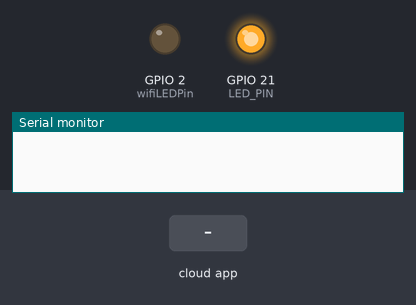
A program run on a simulated ESP32. Shown: output pins drawn as LEDs (lit = HIGH), the last lines printed to the serial monitor. Inputs (shaded band) come from the test bench. WiFi joins after 1.5 s; servers stay silent unless stated.

Above: at 2.7 s.
2.8 s: the phone or cloud app sets switch1 to 1
At 4.2 s:
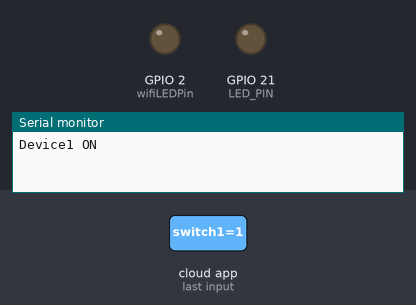
4.5 s: the phone or cloud app sets switch1 to 0
At 5.4 s:
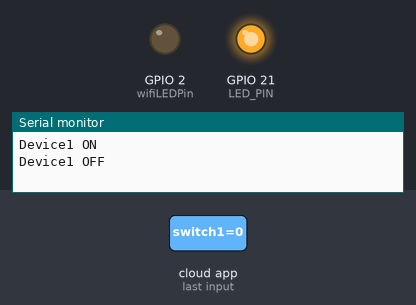
Timing chart, 0 to 7.5 s (numbered marks = the images above; inputs shaded):
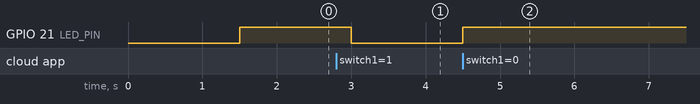

Measured:
- after the input at 2.8 s, GPIO 21 (LED_PIN): HIGH → LOW after 0.20 s
- after the input at 4.5 s, GPIO 21 (LED_PIN): LOW → HIGH at once

The program:

main.cpp
```cpp
#include <Arduino.h>
// #include <M5StickC.h>
#include <WiFi.h>
#include <ArduinoIoTCloud.h>
#include <Arduino_ConnectionHandler.h>

const char THING_ID[]           = ""; //Enter THING ID
const char DEVICE_LOGIN_NAME[]  = ""; //Enter DEVICE ID

const char SSID[]               = "";    //Enter WiFi SSID (name)
const char PASS[]               = "";    //Enter WiFi password
const char DEVICE_KEY[]         = "";    //Enter Secret device password (Secret Key)

#define LED_PIN 21 //Positive pin of LED in 3v3, negative pin of LED in 21

#define wifiLEDPin 2 //Red LED on when WiFi connected

void onSwitch1Change();

int toggleState_1 = 0;

CloudSwitch switch1;

void initProperties(){

  ArduinoCloud.setBoardId(DEVICE_LOGIN_NAME);
  ArduinoCloud.setSecretDeviceKey(DEVICE_KEY);
  ArduinoCloud.setThingId(THING_ID);
  ArduinoCloud.addProperty(switch1, READWRITE, ON_CHANGE, onSwitch1Change);
}

WiFiConnectionHandler ArduinoIoTPreferredConnection(SSID, PASS);

void relayOnOff(int relay) {

  switch (relay) {
    case 1:
      if (toggleState_1 == 0) {
        digitalWrite(LED_PIN, LOW); // turn on relay 1
        toggleState_1 = 1;
        Serial.println("Device1 ON");
      }
      else {
        digitalWrite(LED_PIN, HIGH); // turn off relay 1
        toggleState_1 = 0;
        Serial.println("Device1 OFF");
      }
      delay(100);
      break;
  }
}

void doThisOnConnect(){
  /* add your custom code here */
  Serial.println("Board successfully connected to Arduino IoT Cloud");
  digitalWrite(wifiLEDPin, HIGH); //Turn off WiFi LED
}
void doThisOnSync(){
  /* add your custom code here */
  Serial.println("Thing Properties synchronised");
}

void doThisOnDisconnect(){
  /* add your custom code here */
  Serial.println("Board disconnected from Arduino IoT Cloud");
  digitalWrite(wifiLEDPin, LOW); //Turn off WiFi LED
}

void setup() {
  // Initialize serial and wait for port to open:
  Serial.begin(115200);
  // This delay gives the chance to wait for a Serial Monitor without blocking if none is found
  delay(1500);

  // Defined in thingProperties.h
  initProperties();
  // Connect to Arduino IoT Cloud
  ArduinoCloud.begin(ArduinoIoTPreferredConnection);

  ArduinoCloud.addCallback(ArduinoIoTCloudEvent::CONNECT, doThisOnConnect);
  ArduinoCloud.addCallback(ArduinoIoTCloudEvent::SYNC, doThisOnSync);
  ArduinoCloud.addCallback(ArduinoIoTCloudEvent::DISCONNECT, doThisOnDisconnect);

  setDebugMessageLevel(2);
  ArduinoCloud.printDebugInfo();

  pinMode(LED_PIN, OUTPUT);

  pinMode(wifiLEDPin, OUTPUT);

  //During Starting all Relays should TURN OFF
  digitalWrite(LED_PIN, HIGH);

}

void loop() {

  ArduinoCloud.update();
}

void onSwitch1Change() {
  //Control the device
  if (switch1 == 1)
  {
    digitalWrite(LED_PIN, LOW);
    Serial.println("Device1 ON");
    toggleState_1 = 1;
  }
  else
  {
    digitalWrite(LED_PIN, HIGH);
    Serial.println("Device1 OFF");
    toggleState_1 = 0;
  }
}
```
